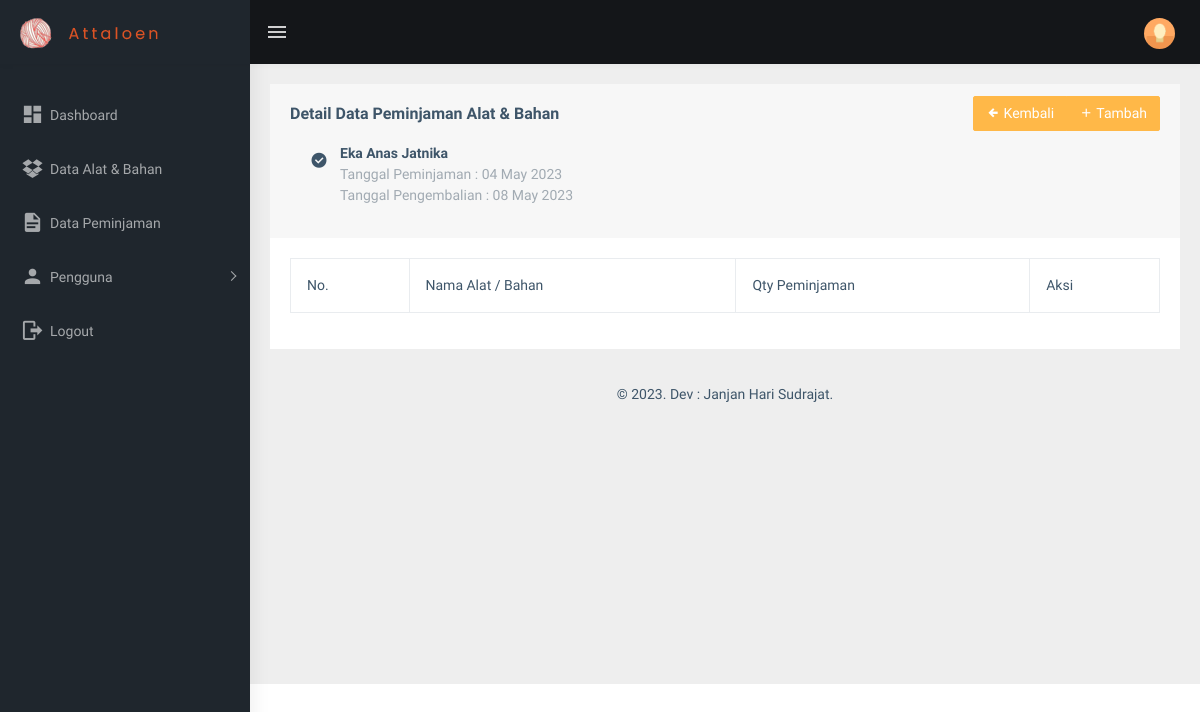
Page /view_peminjaman/peminjaman_detail.php?id_peminjaman=1 (signed in) on the committed database.
### tables this page shows
CREATE TABLE `peminjaman` (
  `id_peminjaman` int(11) NOT NULL,
  `id_karyawan` int(11) NOT NULL,
  `keperluan` text NOT NULL,
  `tanggal_peminjaman` date NOT NULL,
  `tanggal_pengembalian` date NOT NULL,
  `status` int(11) NOT NULL,
  `tanggal_pengambilan` date NOT NULL
);

CREATE TABLE `users` (
  `id_user` int(11) NOT NULL,
  `nama` varchar(255) NOT NULL,
  `username` varchar(255) NOT NULL,
  `email` varchar(255) NOT NULL,
  `password` varchar(255) NOT NULL,
  `phone` varchar(40) NOT NULL,
  `image` varchar(255) NOT NULL,
  `role_id` int(10) NOT NULL,
  `date_created` date NOT NULL,
  `is_active` int(10) NOT NULL
);

### functions.php (called while the page is built, shortened)
<?php
$conn = mysqli_connect("localhost", "root", "", "db_sippa");
function query($query)
{
    global $conn;
    $result = mysqli_query($conn, $query);
    $rows = [];
    while ($row = mysqli_fetch_assoc($result)) {
        $rows[] = $row;
    }
    return $rows;
}

### view_peminjaman/peminjaman_detail.php (the view, shortened to what this page needs)
<?php
include "../templates/header.php";
$id_peminjaman = $_GET["id_peminjaman"];
$p = query(
    "SELECT * FROM peminjaman
    INNER JOIN users ON peminjaman.id_karyawan = users.id_user
    WHERE id_peminjaman = $id_peminjaman"
)[0];
?>
<div class="page-wrapper">
    <div class="container-fluid">
        <div class="row">
            <div class="col-md-12">
                <div class="card">
                    <div class="card-header">
                        <div class="row">
                            <div class="col">
                                <h5 class="card-title pt-2">Detail Data Peminjaman Alat & Bahan</h5>
                                <ul class="list-style-none">
                                    <li class="d-flex no-block card-body">
                                        <i class="mdi mdi-check-circle fs-4 w-30px mt-1"></i>
                                        <div>
                                            <a href="#" class="mb-0 font-medium p-0">
                                                <?= $p["nama"]; ?>
                                            </a>
                                            <span class="text-muted">
                                                Tanggal Peminjaman :
                                                <?= date('d F Y', strtotime($p["tanggal_peminjaman"])); ?>
                                                <br>
                                                Tanggal Pengembalian :
                                                <?= date('d F Y', strtotime($p["tanggal_pengembalian"])); ?>
                                            </span>
                                        </div>
                                    </li>
                                </ul>
                            </div>
                            <div class="col">
                                <div class="btn-group btn-group-toggle float-end" data-toggle="buttons">
                                    <a href="peminjaman.php" class="btn btn-warning text-white"><i
                                            class="mdi mdi-arrow-left-bold"></i> Kembali</a>
                                    <a href="peminjaman_detail_add.php?id_peminjaman=<?= $p["id_peminjaman"] ?>"
                                        class="btn btn-warning text-white"><i class="mdi mdi-plus"></i> Tambah</a>
                                </div>
                            </div>
                        </div>
                    </div>
                    <div class="card-body">
                        <div class="table-responsive">
                            <table id="zero_config" class="table table-striped table-bordered">
                                <thead>
                                    <tr>
                                        <th>No.</th>
                                        <th>Nama Alat / Bahan</th>
                                        <th>Qty Peminjaman</th>
                                        <th>Aksi</th>
                                    </tr>
                                </thead>
                            </table>
                        </div>
                    </div>
                </div>
            </div>
        </div>
        <?php
        include "../templates/footer.php";
        ?>

### rows in the picture
peminjaman: users.nama "Eka Anas Jatnika", tanggal_peminjaman "04 May 2023", tanggal_pengembalian "08 May 2023"
